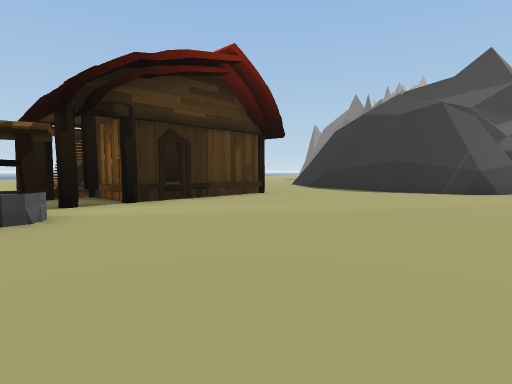
view 1 (above)

22 first-person views from a walk through a 3-D level made in the Unity game engine. The camera is 1.2 m above the floor, tilts 4° down and sees 80° across. The floor is counted in squares, 2 m on a side. Each view is taken from the middle of a square. On the plan, view 1 faces up. The plan holds only what a view shows up to about 9 squares ahead; the rest is blank. The place goes on beyond the plan. Some animated figures are not drawn. Some surface patterns are stand-ins.

view 2
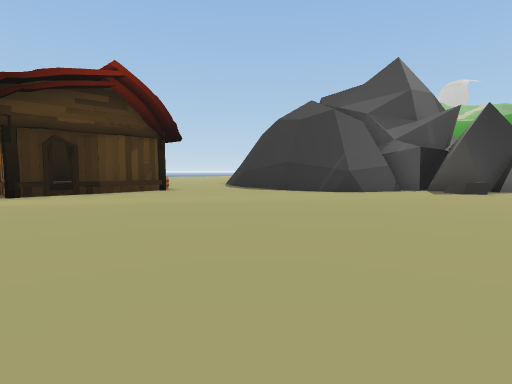

view 3
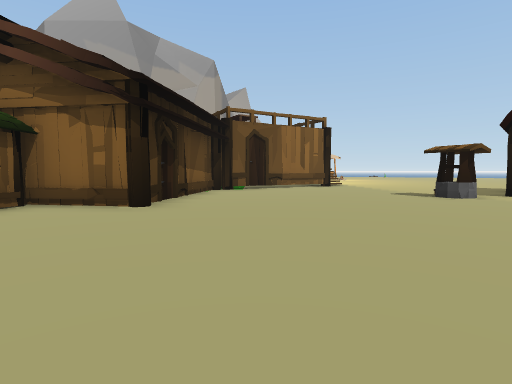

view 4
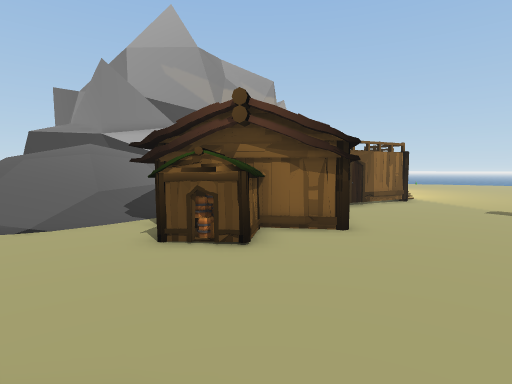

view 5
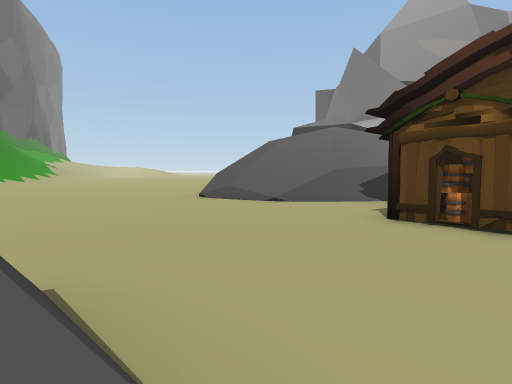

view 6
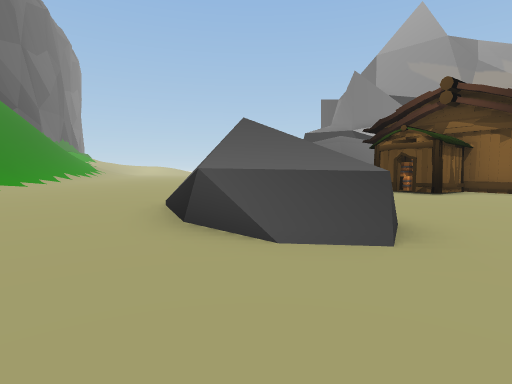

view 7
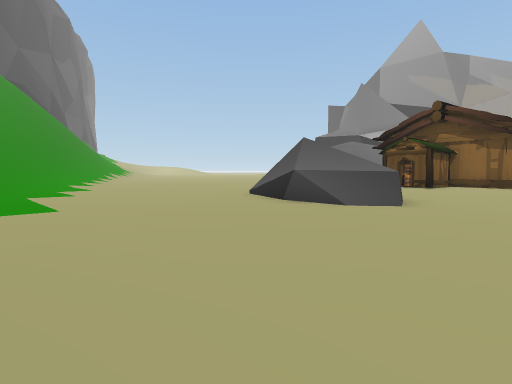

view 8
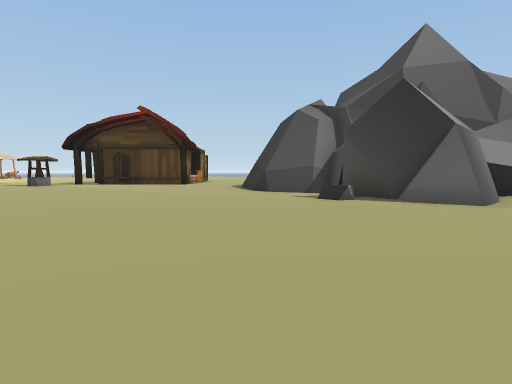

view 9
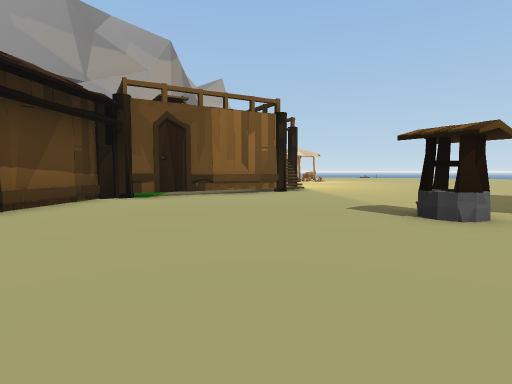

view 10
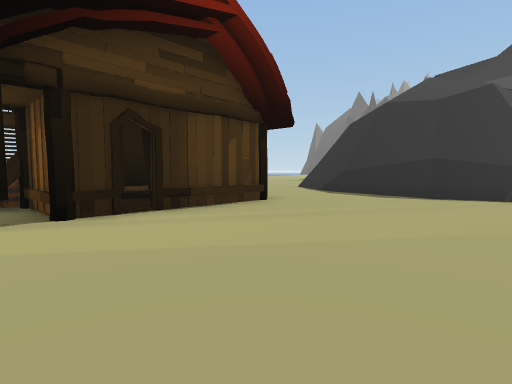

view 11
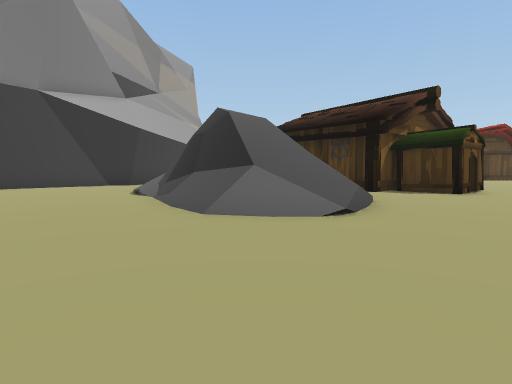

view 12
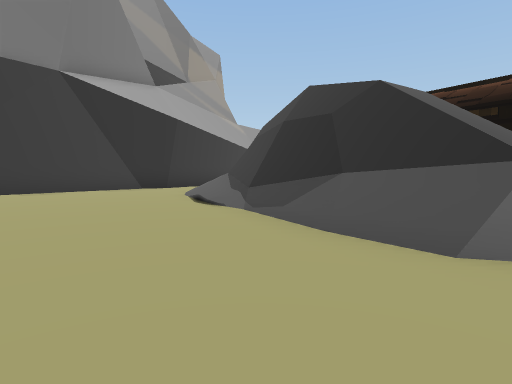

view 13
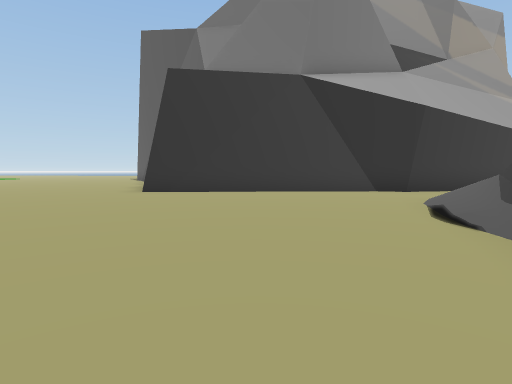

view 14
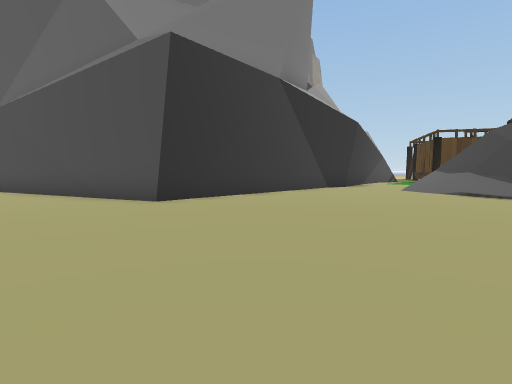

view 15
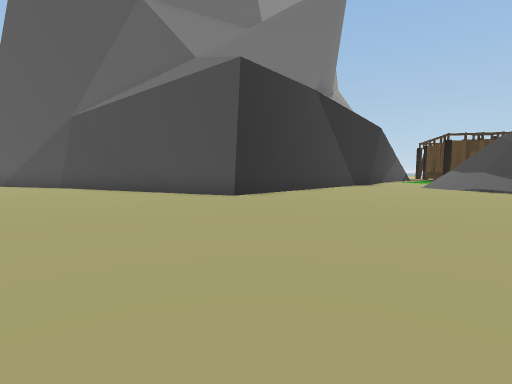

view 16
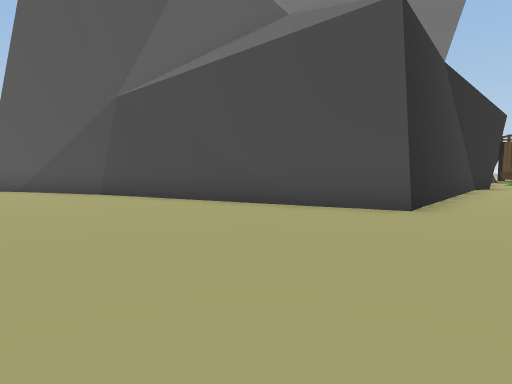

view 17
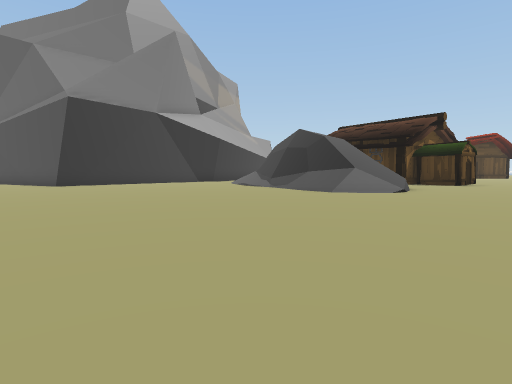

view 18
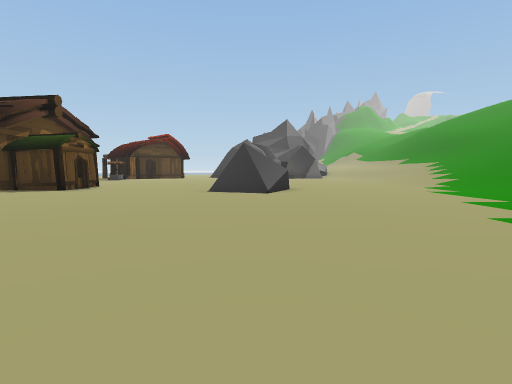

view 19
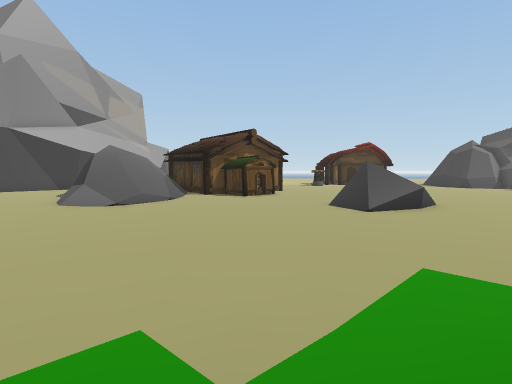

view 20
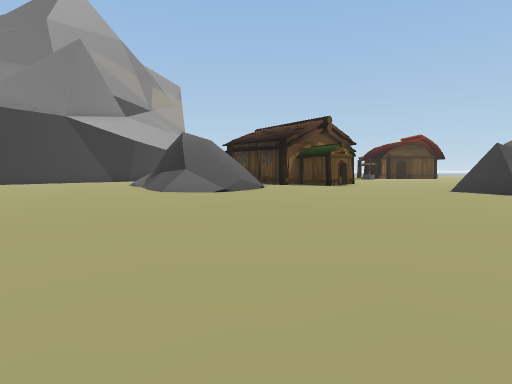

view 21
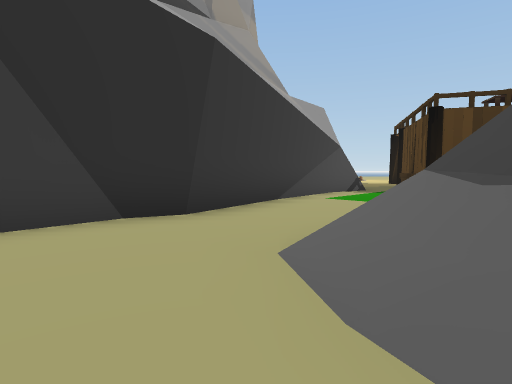

view 22
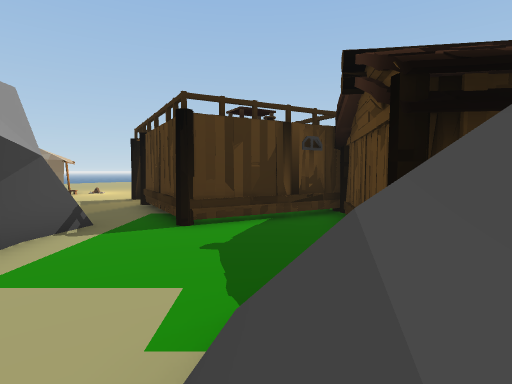

### Floor plan
Key: @ floor where view 1 was taken; # wall or solid block; . floor; / step, stairs or slope; = window, fence, low wall or low ledge; v drop or lower ground; H house; W well; O other object.
Columns run from 18 left of view 1 to 12 right of it. Each row starts with its distance up from view 1.
 11                    ..#
 10                    ..##      #
  9                    ...##  #  #
  8                HHHH....#######
  7             H  HHH.........#..
  6             ..HHH..............
  5           .....H...............
  4           .....W...............
  3           .....W...............
  2           H....................
  1           H............. ......
  0           .H......@....
 -1      ..    H...........
 -2      ...H  HH.........   ......
 -3       ..HHHHHHH#HH.............
 -4       #..H..#    H......=......
 -5       #.....#   HHH....///.....
 -6       #.....#   H OO...=/#.....
 -7       #.... HH HH.H....##......
 -8       ##../   //........=...../
 -9        #..=/  ///............./
-10        #..///  ///............
-11        #../=#v////.........../
-12        #... ###///=........../
-13        #......=vv=..........//
-14        #..................../
-15        #...................//
-16        #................../ /
-17        #..................
-18      ###................./
-19   ####................
-20 ###...................
-21 ..............  ......
-22 ..............
-23     ..........

Where each view was taken, in squares from view 1:
view 1: 0 up, 0 right, facing up
view 2: 1 down, 3 right, facing up
view 3: 1 down, 4 right, facing left
view 4: 5 down, 6 right, facing left
view 5: 5 down, 5 right, facing down-left
view 6: 3 down, 9 right, facing down-left
view 7: 2 down, 12 right, facing down-left
view 8: 1 up, 12 right, facing up-left
view 9: 1 up, 1 right, facing left
view 10: 2 up, 0 right, facing up
view 11: 16 down, 2 right, facing up-left
view 12: 16 down, 1 left, facing up-left
view 13: 15 down, 2 left, facing left
view 14: 21 down, 5 left, facing up-left
view 15: 23 down, 5 left, facing up-left
view 16: 23 down, 9 left, facing up-left
view 17: 21 down, 3 right, facing up-left
view 18: 16 down, 6 right, facing up
view 19: 16 down, 10 right, facing up-left
view 20: 18 down, 7 right, facing up-left
view 21: 13 down, 7 left, facing up-left
view 22: 10 down, 8 left, facing up
